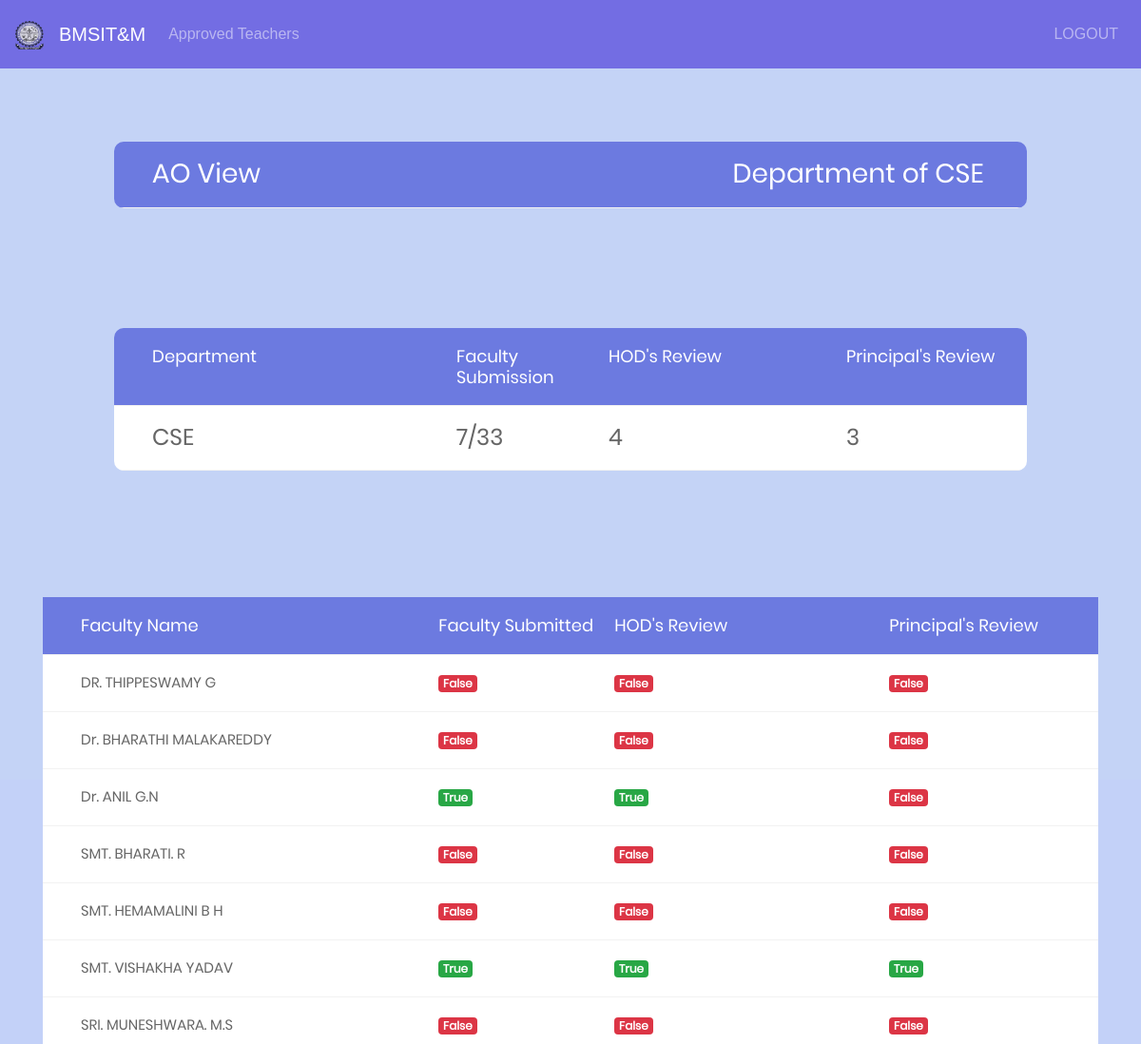
/ao_display/CSE (upper part), run on an earlier commit of the app's database.
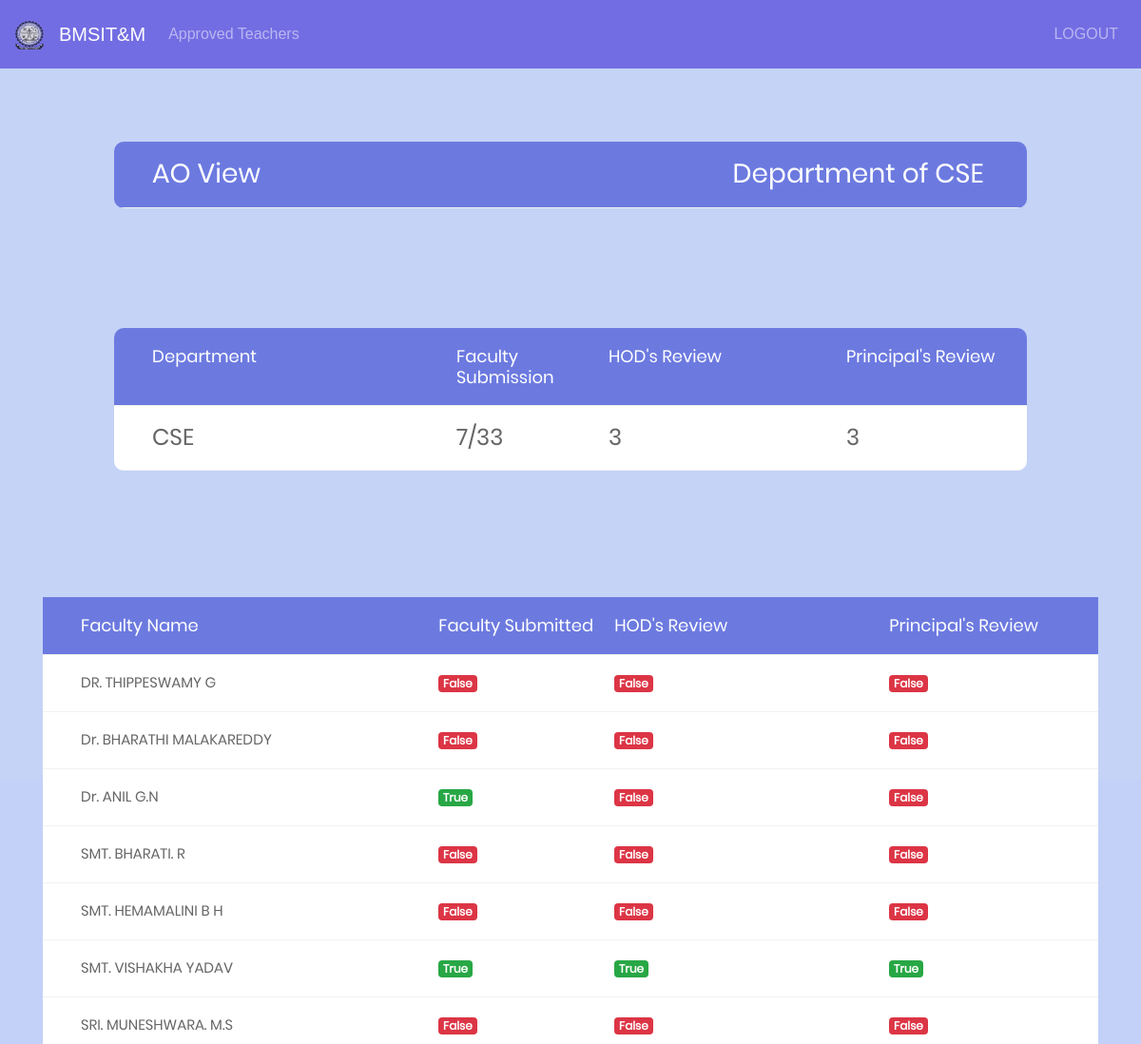
And on a later commit of the database.
### facform1/models.py (models this page shows, shortened)
class User(AbstractUser):
	phone = models.BigIntegerField(null=True)
	department = models.ForeignKey('Department', on_delete=models.CASCADE,null=True)
	designation = models.ForeignKey('Designation', on_delete=models.CASCADE,null=True)
	teach_status = models.BooleanField(default=False)
	hod_status = models.BooleanField(default=False)
	principal_status = models.BooleanField(default=False)
	doc_link = models.CharField(max_length=2000, blank=True, null=True)
	info = models.CharField(max_length=20, blank=True, null=True)

### facform1/views.py (the view)
# urls.py: url(r'^ao_display/(?P<dept>[\w\-]+)$', views.ao_display,name="ao_display"),
def ao_display(request,dept):
	print(dept)
	a = "assistant"
	b = "associate"
	c = "professor"
	d = "hod"
	above = remarks2.objects.filter(total_marks__gte = 60).filter(department__name=dept).filter(info__designation__pk=11)
	above1 = remarks2.objects.filter(total_marks__gte = 60).filter(department__name=dept).filter(info__designation__pk=9)
	above2 = remarks2.objects.filter(total_marks__gte = 60).filter(department__name=dept).filter(info__designation__pk=10)
	above3 = remarks2.objects.filter(total_marks__gte = 60).filter(department__name=dept).filter(info__designation__pk=8)
	above4 = list(chain(above1,above2))
	below = remarks2.objects.filter(total_marks__lt = 60).filter(department__name=dept).filter(info__designation__pk=11)
	below1 = remarks2.objects.filter(total_marks__lt = 60).filter(department__name=dept).filter(info__designation__pk=9)
	below2 = remarks2.objects.filter(total_marks__lt = 60).filter(department__name=dept).filter(info__designation__pk=10)
	below3 = remarks2.objects.filter(total_marks__lt = 60).filter(department__name=dept).filter(info__designation__pk=8)
	below4 = list(chain(below1,below2))
	general = User.objects.filter(department__name=dept)
	tt = general.count()
	principal_completed = (User.objects.filter(department__name=dept).filter(principal_status=True)).count()
	hod_completed  = (User.objects.filter(department__name=dept).filter(hod_status=True)).count()
	teach_completed  = (User.objects.filter(department__name=dept).filter(teach_status=True)).count()
	dept = {'dept':dept,'above':above,'above1':above4,'above3':above3,'below':below,'below1':below4,'below3':below3,'general':general,'p':principal_completed,'h':hod_completed,'t':teach_completed,'total':tt}
	return render(request,'ao_display.html',context=dept)

### templates/ao_display.html (shortened to what this page needs)
<!DOCTYPE html>
{% load staticfiles %}
<html lang="en">
<head>
	<link rel="stylesheet" type="text/css" href="{% static "vendor/bootstrap/css/bootstrap.min.css" %}">
	<link rel="stylesheet" type="text/css" href="{% static "fonts/font-awesome-4.7.0/css/font-awesome.min.css" %}">
	<link rel="stylesheet" type="text/css" href="{% static "vendor/animate/animate.css" %}">
	<link rel="stylesheet" type="text/css" href="{% static "vendor/select2/select2.min.css" %}">
	<link rel="stylesheet" type="text/css" href="{% static "vendor/perfect-scrollbar/perfect-scrollbar.css" %}">
	<link rel="stylesheet" type="text/css" href="{% static "css/util.css" %}">
	<link rel="stylesheet" type="text/css" href="{% static "css/main1.css" %}">
</head>
<body style="background:#c3d1f8">
	<nav class="navbar navbar-expand-lg navbar-dark fixed-top" style="background-color: #736de3;">
	  <a class="navbar-brand" href="#">
	  <img src="{% static "image/bms.logo.png" %}" width="30" height="30" alt="">
	</a>
	<a class="navbar-brand" href="#">BMSIT&M</a>
	<div class="collapse navbar-collapse" id="navbarNav">
<ul class="navbar-nav mr-auto">
		<li class="nav-item">
        	<a class="nav-link" href="/ao_approved/{{dept}}">Approved Teachers</a>
      </li>
		</ul>
	</div>
	<span class="navbar-text">
		<ul class="navbar-nav mr-auto">
		<li class="nav-item">
					<a class="nav-link" href="/">LOGOUT</a>
			</li>
		</ul>
	    </span>
	</nav>
	<div style="margin-top:-18%;">
		<div class="container-table100">
			<div class="wrap-table100">
					<div class="table">
						<div class="row header">
							<div class="cell">
								<h3>AO View</h3>
							</div>
							<div class="cell">
								<h3>Department of {{dept}}</h3>
							</div>
						</div>
					</div>
						</div>
							</div>
						</div>
	<div style="margin-top:-47%;" class="limiter">
		<div class="container-table100">
			<div class="wrap-table100">
					<div class="table">
						<div class="row header">
							<div class="cell">
								Department
							</div>
							<div class="cell">
								Faculty Submission
							</div>
							<div class="cell">
								HOD's Review
							</div>
							<div class="cell">
								Principal's Review
							</div>
						</div>
	           <div class="row">
							<div class="cell" data-title="Department">
              <h4>{{ dept }}</h4>
							</div>
							<div class="cell" data-title="Department">
								<h4>{{ t }}/{{ total }}</h4>
							</div>
							<div class="cell" data-title="Department">
								<h4>{{ h }}</h4>
							</div>
							<div class="cell" data-title="Department">
								<h4>{{ p }}</h4>
							</div>
						</div>
					</div>
			</div>
		</div>
	</div>
	<div style="margin-top:-16%;" class="limiter">
		<div class="container">
			<div class="wrap-table180">
					<div class="table">
						<div class="row header">
							<div class="cell">
								Faculty Name
							</div>
							<div class="cell">
								Faculty Submitted
							</div>
							<div class="cell">
								HOD's Review
							</div>
							<div class="cell">
								Principal's Review
							</div>
						</div>
						{% for x in general %}
						<div class="row">
							<div class="cell" data-title="Faculty Name">
								{{x.first_name}}
						 </div>
							<div class="cell" data-title="f-s">
									{% if x.teach_status %}
									<h6><span class="badge badge-success">{{x.teach_status}}</span></h6>
									{% else %}
									<h6><span class="badge badge-danger">{{x.teach_status}}</span></h6>
									{% endif %}
							</div>
							<div class="cell" data-title="h-s">
								{% if x.hod_status %}
								<h6><span class="badge badge-success">{{x.hod_status}}</span></h6>
								{% else %}
								<h6><span class="badge badge-danger">{{x.hod_status}}</span></h6>
								{% endif %}
							</div>
							<div class="cell" data-title="p-s">
								{% if x.principal_status %}
								<h6><span class="badge badge-success">{{x.principal_status}}</span></h6>
								{% else %}
								<h6><span class="badge badge-danger">{{x.principal_status}}</span></h6>
								{% endif %}
							</div>
						</div>
						{% endfor %}
					</div>
			</div>
		</div>
	</div>
</body>
</html>

What changed in the data, as far as the page shows it:
changed User "Dr. ANIL G.N": hod_status "True" → "False"
Also different on the page:
{{ h }}: "4" → "3"
